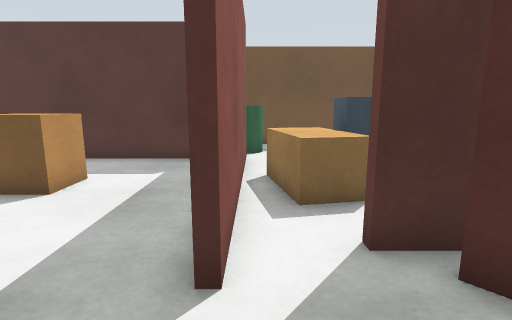
View 1 (above)

24 first-person views from a walk through a Gazebo world. The camera is 0.94 m above the floor, tilts 10° down and sees 80° across. The floor is counted in squares, 0.5 m on a side. Each view is taken from the middle of a square. On the plan, view 1 faces up. The plan holds only what a view shows up to about 16 squares ahead; the rest is blank.

View 2
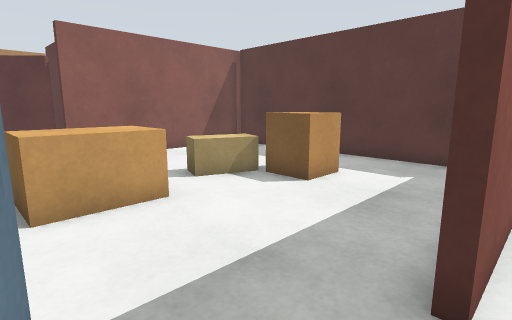

View 3
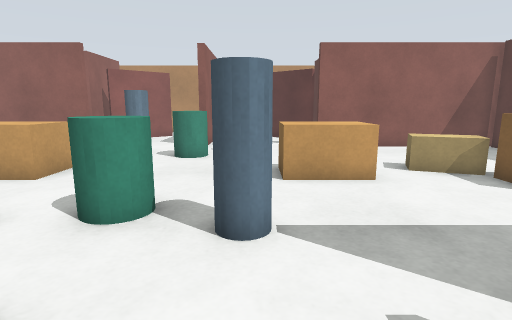

View 4
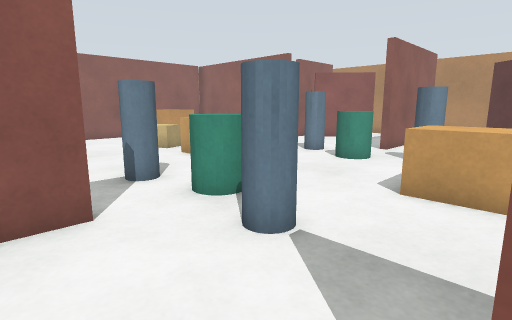

View 5
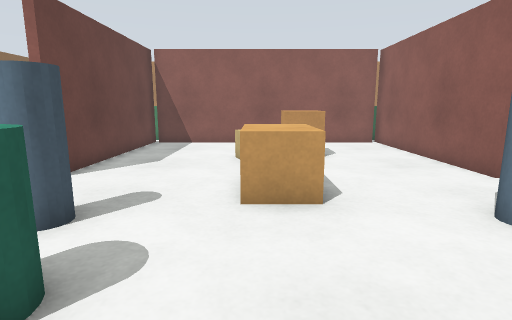

View 6
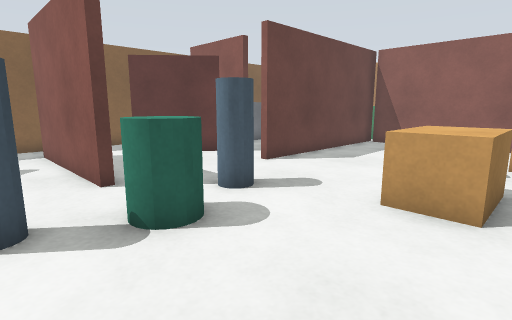

View 7
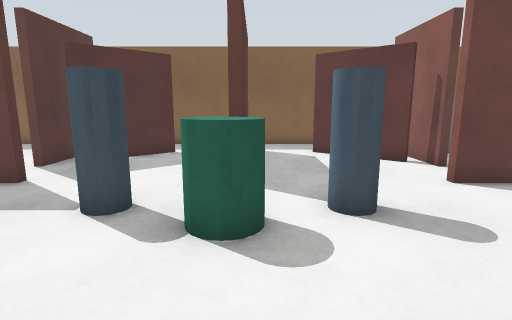

View 8
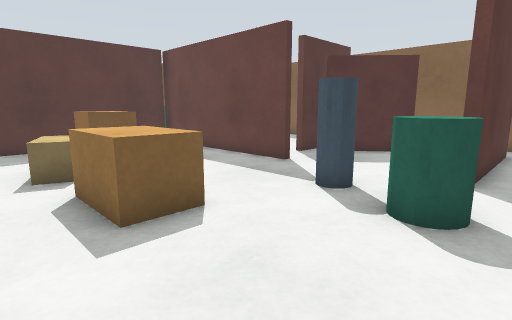

View 9
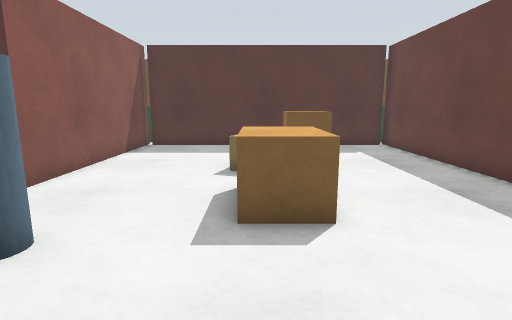

View 10
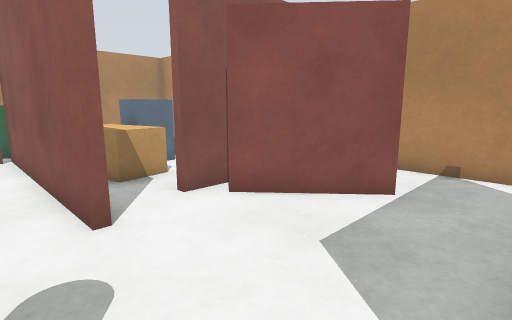

View 11
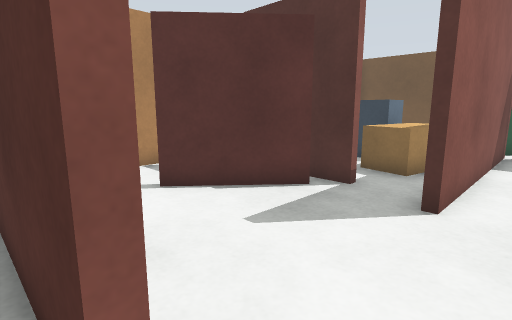

View 12
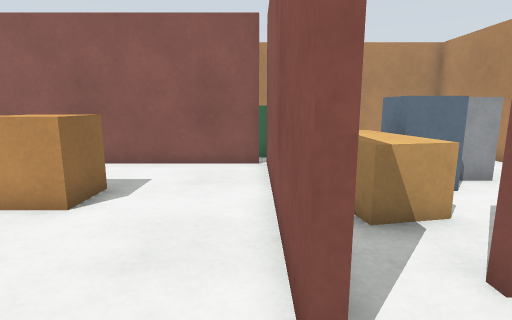

View 13
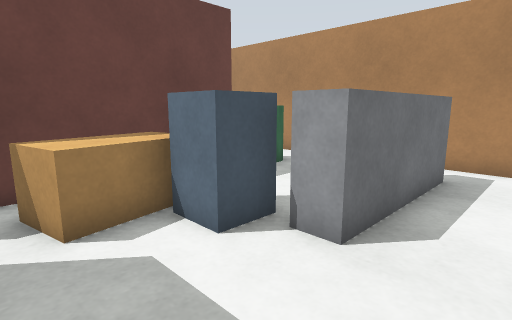

View 14
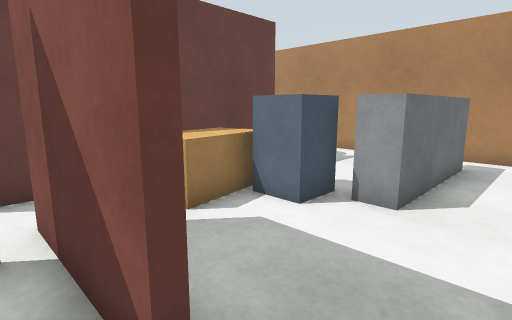

View 15
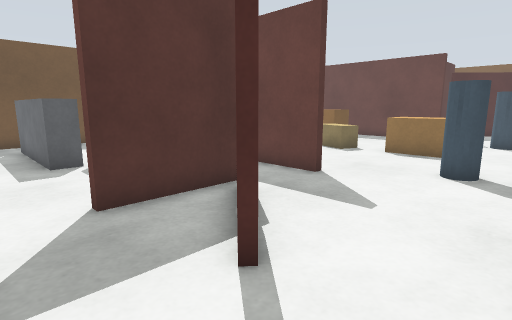

View 16
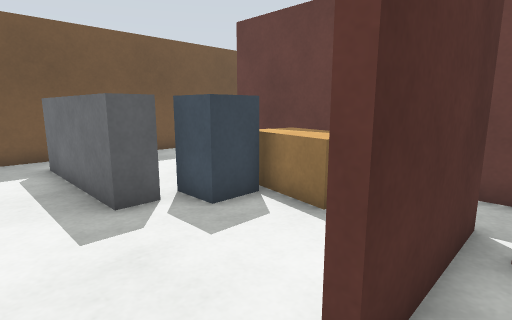

View 17
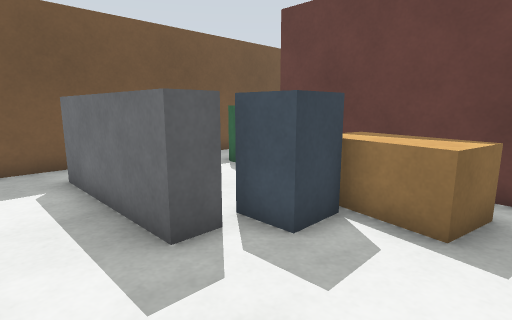

View 18
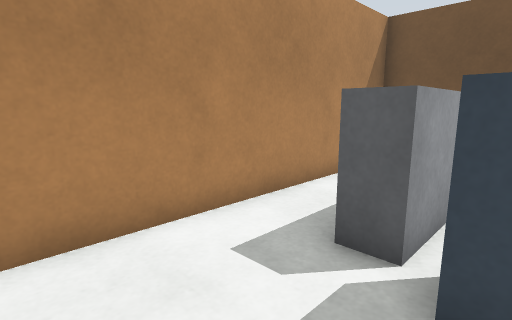

View 19
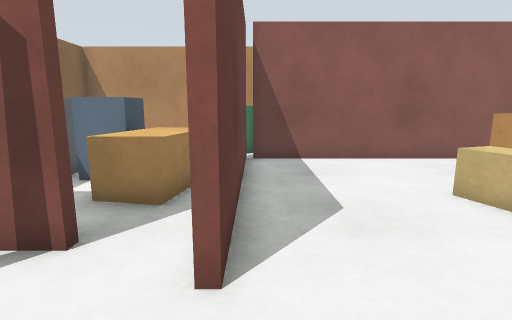

View 20
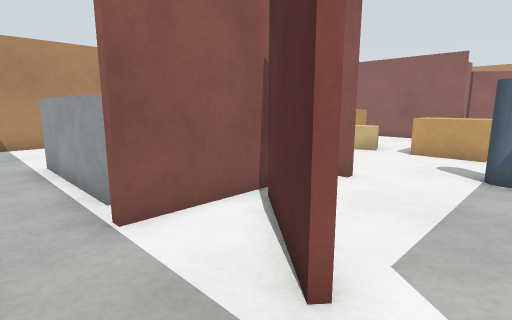

View 21
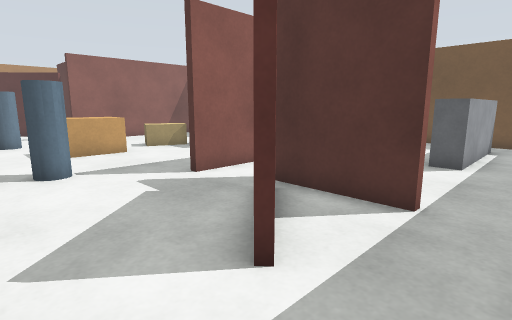

View 22
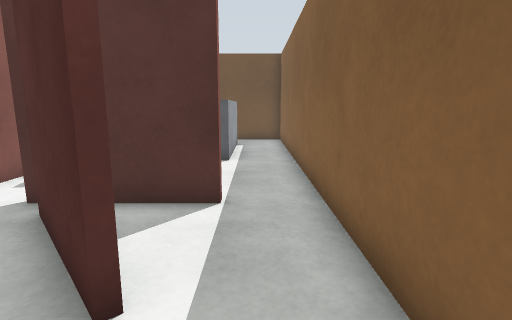

View 23
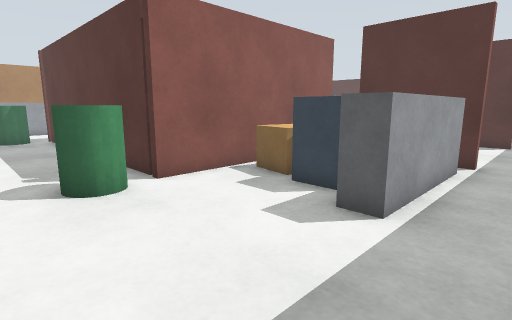

View 24
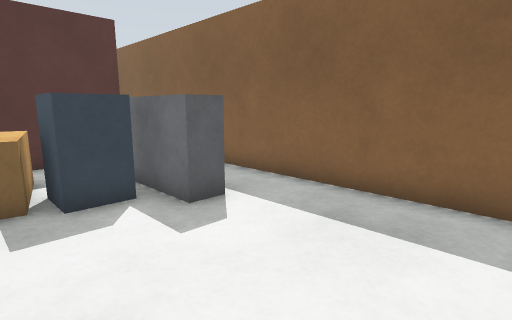

### Floor plan
Points are (right, up) in squares from view 1. A wall is a line through its corners. A room is listed if a view was taken in it or the views show most of it. See-through windows are left out.
Room 1 (views 1, 2, 3, 4, 5, 6, 7, 8, 9, 10, 11, 12, 19, 20, 21, 22, 23)
walls: (1.4, -8.8) (5.4, -8.8); (2.2, -8.2) (4.6, -5.3); (-12.4, -2.3) (-12.4, -2.7); (4.8, -5.5) (2.3, -8.3); (-0.4, 4.4) (-0.4, 2.9) (-0.6, 2.9) (-0.6, 11.4); (-12.4, -7.9) (-12.4, -16.4); (5.6, -2.7) (-0.6, -2.7) (-0.6, -2.3) (5.5, -2.3); (4.7, 0.3) (2.2, 3.1); (5.4, 3.8) (1.4, 3.8); (-0.6, -16.2) (-0.6, -7.9) (-0.4, -7.9) (-0.4, -9.6); (-12.6, -13.4) (-12.6, -12.4); (-12.6, 7.4) (-12.6, 8.4); (-12.1, -16) (-0.9, -16); (-0.9, 11) (-12.1, 11); (-12.4, 11.4) (-12.4, 2.9); (3.4, -20.4) (7.4, -20.4) (7.4, 4.6)
low walls: (3.5, 2) (4.8, 0.5); (5.1, -9.9) (5.1, -15) (4.2, -15)
ways out: opening at (-13, -5.5) to room 3; opening at (-13, 0) to room 4; opening at (0.5, 3.5) to room 6; opening at (0.5, -8.5) to room 7; opening at (4.5, -18) to room 7; opening at (6.5, 4) to room 8
objects: pillar (-11, -5) to (-10, -5); pillar (-11, 0) to (-10, 0); green cylinder (-10, -3) to (-9, -2); crate (-8, -13) to (-7, -12); crate (-8, 5) to (-6, 6); crate (-7, -11) to (-5, -10); beige box (-7, -8) to (-6, -6); beige box (-7, 1) to (-6, 3); crate (-6, 7) to (-5, 8); green cylinder (-4, -3) to (-3, -2); pillar (-3, -5) to (-2, -5); pillar (-3, 0) to (-2, 0)
Room 2 (view 13)
walls: (-20.4, -16.1) (-20.4, -20.4) (-16.4, -20.4)
low walls: (-18.1, -18.6) (-18.1, -13.6) (-17.1, -13.6)
ways out: opening at (-17.5, -19.5) to room 7; opening at (-17.5, -11.5) to room 7
Room 3 (view 14)
walls: (-17.6, -5.3) (-15.2, -8.1); (-20.4, -3.6) (-20.4, -6.4); (-18.4, -8.8) (-14.5, -8.8); (-12.8, -7.9) (-12.4, -7.9); (-12.4, -2.7) (-16.6, -2.7); (-12.6, -9.5) (-12.6, -8.5)
ways out: opening at (-13, -5.5) to room 1; opening at (-14, -8.5) to room 7
Room 4 (views 15, 16)
walls: (-17.8, 0.5) (-15.5, 3.1); (-17.1, -2.3) (-12.4, -2.3); (-15.1, 3.2) (-17.6, 0.4); (-20.4, 1.9) (-20.4, 1.1); (-14.4, 3.8) (-18.4, 3.8); (-12.4, 2.9) (-12.6, 2.9) (-12.6, 4.4)
ways out: opening at (-13, 0) to room 1; opening at (-19.5, 4) to room 5; opening at (-14, 3.5) to room 6
Room 5 (view 17)
walls: (-16.4, 15.4) (-20.4, 15.4) (-20.4, 5.2)
low walls: (-17.1, 8.6) (-18.1, 8.6) (-18.1, 13.6)
ways out: opening at (-19.5, 4) to room 4; opening at (-17.5, 6.5) to room 6; opening at (-17.5, 14.5) to room 6
Room 6 (view 18)
walls: (-7.8, 15.4) (-16.4, 15.4); (-0.4, 11.1) (-0.4, 4.4); (-12.6, 8.4) (-12.6, 11.4); (-12.6, 4.4) (-12.6, 7.4); (5.8, 15.4) (-0.5, 15.4)
low walls: (5.1, 8.6) (4.1, 8.6); (-17.1, 10.6) (-17.1, 8.6)
ways out: opening at (0.5, 3.5) to room 1; opening at (-14, 3.5) to room 4; opening at (-17.5, 6.5) to room 5; opening at (-17.5, 14.5) to room 5; opening at (4.5, 6.5) to room 8; opening at (4.5, 14.5) to room 8
objects: pillar (-16, 8) to (-15, 9); beige box (-15, 6) to (-13, 8); green cylinder (-13, 12) to (-12, 13); green cylinder (-1, 12) to (0, 13); beige box (1, 6) to (2, 8); pillar (2, 8) to (3, 9)
Room 7 (view 24)
walls: (-0.9, -16.2) (-12.1, -16.2); (-12.6, -16.4) (-12.6, -13.4); (-12.6, -12.4) (-12.6, -9.5); (1.4, -20.4) (3.4, -20.4); (-0.4, -9.6) (-0.4, -16.2) (-0.6, -16.2); (-16.4, -20.4) (-7.9, -20.4); (5.4, -9) (1.5, -9)
low walls: (4.2, -15) (4.2, -12.5)
ways out: opening at (0.5, -8.5) to room 1; opening at (4.5, -18) to room 1; opening at (-17.5, -19.5) to room 2; opening at (-17.5, -11.5) to room 2; opening at (-14, -8.5) to room 3
objects: pillar (-16, -14) to (-15, -13); beige box (-15, -13) to (-13, -11); green cylinder (-13, -18) to (-12, -17); green cylinder (-1, -18) to (0, -17); beige box (1, -13) to (2, -11); pillar (2, -14) to (3, -13)
Room 8 (no view inside)
walls: (7.4, 4.6) (7.4, 14.1)
low walls: (5.1, 13.6) (5.1, 8.6)
ways out: opening at (6.5, 4) to room 1; opening at (4.5, 6.5) to room 6; opening at (4.5, 14.5) to room 6

Where each view was taken, in squares from view 1:
view 1: 0 up, 0 right, facing up
view 2: 0 up, 0 right, facing up-left
view 3: 0 up, 2 right, facing left
view 4: 3 up, 1 right, facing down-left
view 5: 0 up, 6 left, facing down
view 6: 0 up, 8 left, facing down-right
view 7: 3 down, 8 left, facing right
view 8: 4 down, 9 left, facing up-right
view 9: 4 down, 7 left, facing up
view 10: 3 down, 11 left, facing down-left
view 11: 3 down, 11 left, facing up-left
view 12: 6 down, 12 left, facing down
view 13: 10 down, 20 left, facing down-right
view 14: 8 down, 20 left, facing down-right
view 15: 2 down, 20 left, facing up-right
view 16: 3 up, 20 left, facing up-right
view 17: 5 up, 20 left, facing up-right
view 18: 5 up, 16 left, facing up-left
view 19: 5 down, 1 left, facing down
view 20: 4 down, 7 right, facing down-left
view 21: 2 down, 7 right, facing up-left
view 22: 2 down, 6 right, facing up
view 23: 20 down, 7 right, facing up-left
view 24: 20 down, 1 right, facing up-right
